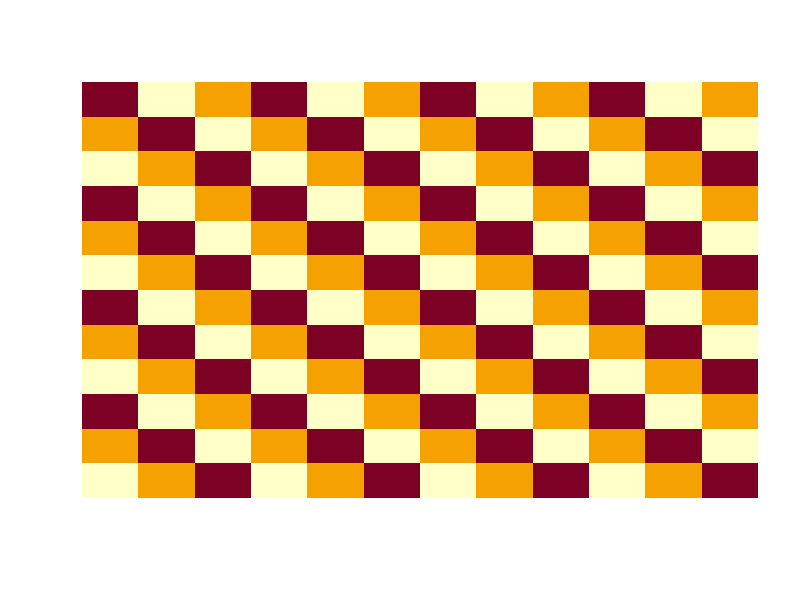
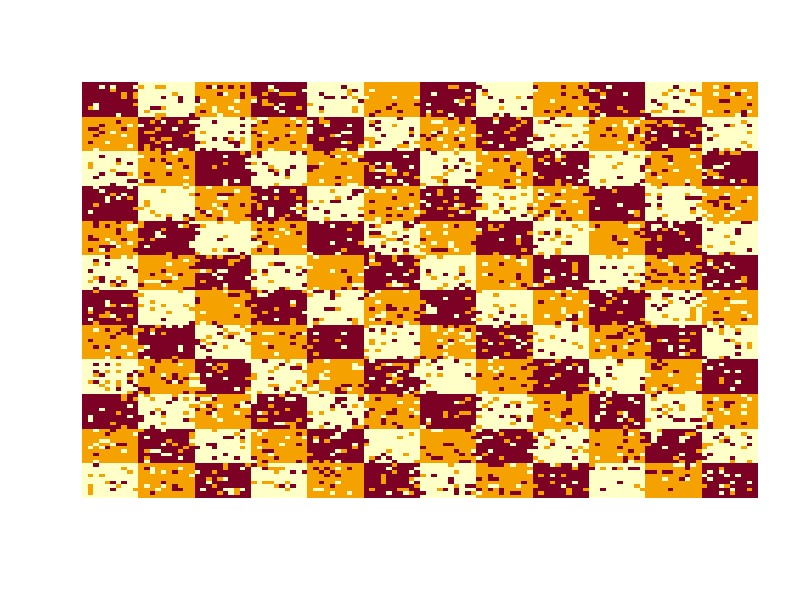
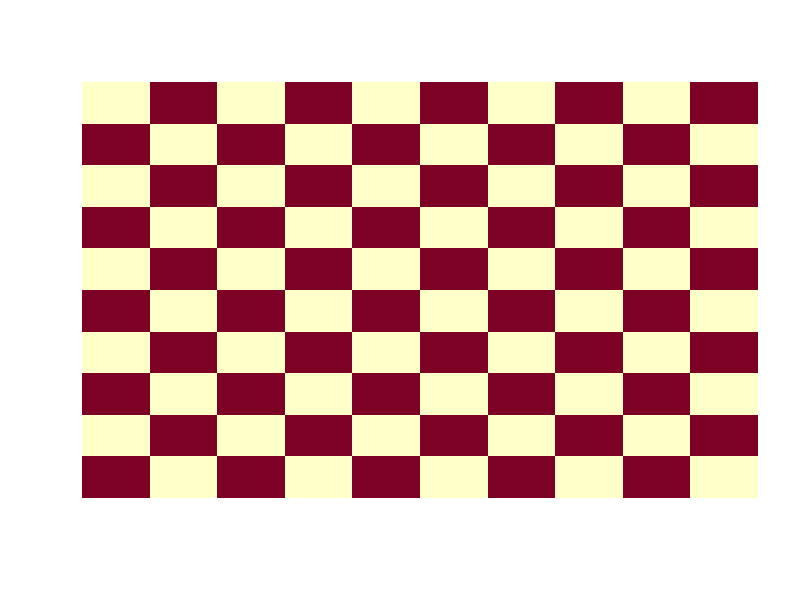
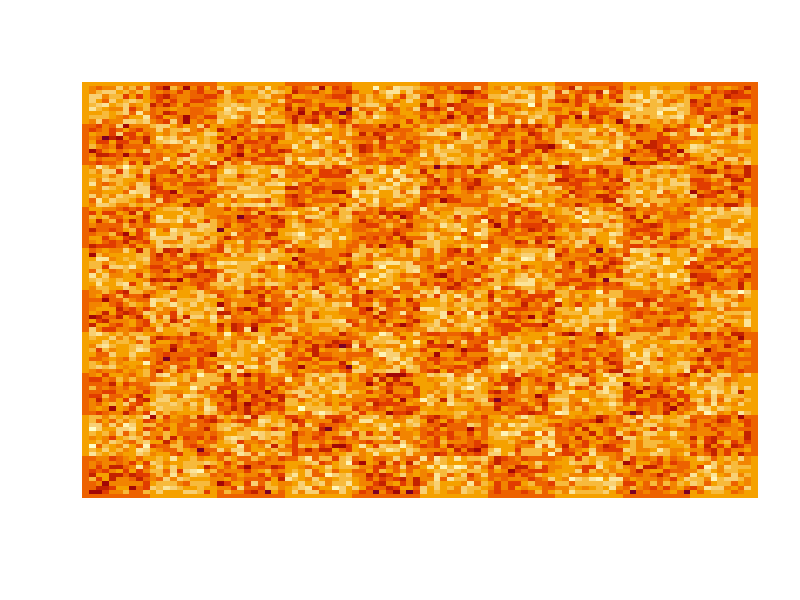
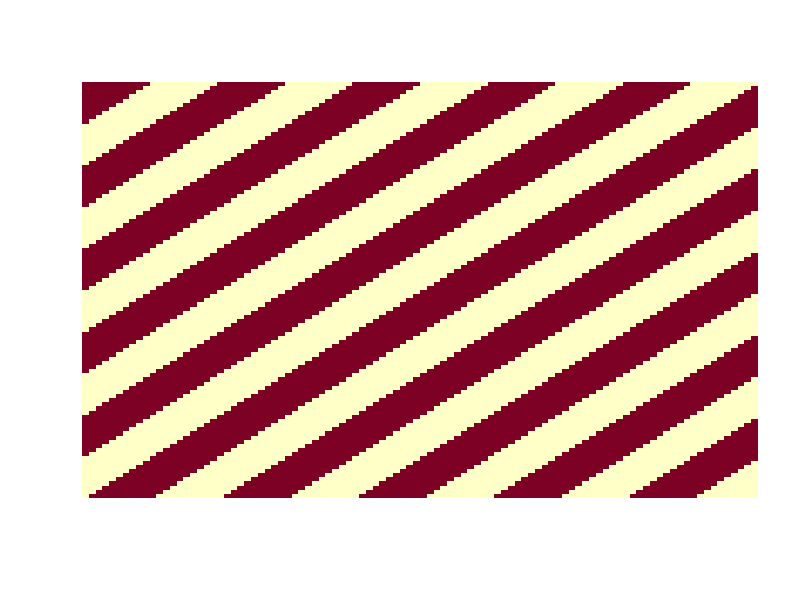
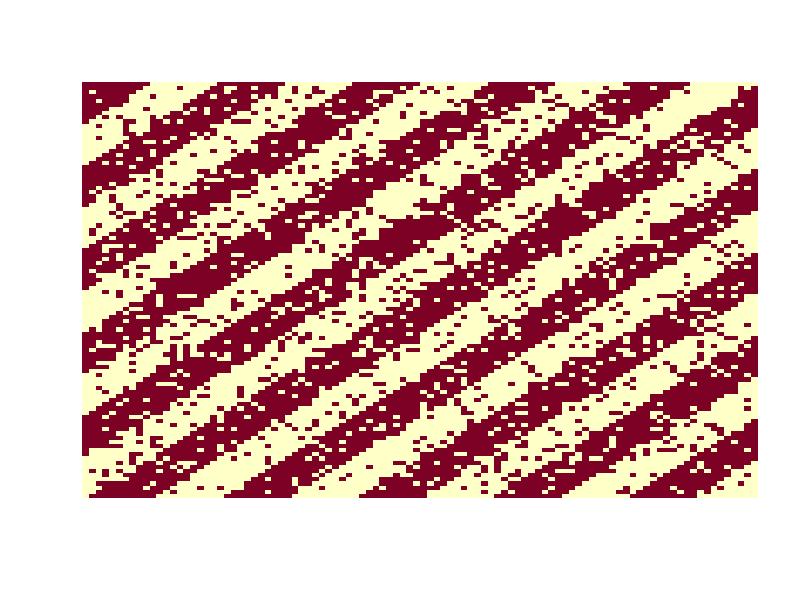

These charts were generated, in order, by the following R code:
## ---- chunk 1
n <- 12
m <- 10
foo <- matrix(c(1,2,3,2,3,1,3,1,2), nrow=3)
temp <- matrix(1,nrow=n/3,ncol=n/3) %x% foo
X.ori <- temp %x% matrix(1,nrow=m,ncol=m)

image(X.ori, axes=FALSE, frame.plot=FALSE)
## ---- chunk 2
p <- 0.1
N <- dim(X.ori)[1]
Y <- X.ori
Y1 <- Y[2:(N-1),2:(N-1)]
i1 <- which(runif(((N-2)^2)) < p)
Y1[i1] <- 1
i2 <- which(runif(((N-2)^2)) < p)
Y1[i2] <- 2
i3 <- which(runif(((N-2)^2)) < p)
Y1[i3] <- 3
Y[2:(N-1),2:(N-1)] <- Y1

image(Y, axes=FALSE, frame.plot=FALSE)
## ---- chunk 3
n <- 10
m <- 10
temp <- matrix(1,nrow=n/2,ncol=n/2) %x% diag(2)
X.ori <- temp %x% matrix(1,nrow=m,ncol=m) +1

image(X.ori, axes=FALSE, frame.plot=FALSE)
## ---- chunk 4
N <- dim(X.ori)[1]
Y <- X.ori
Y[2:(N-1),2:(N-1)] <- Y[2:(N-1),2:(N-1)] + matrix(rnorm((N-2)^2)*0.7,ncol=N-2)

image(Y, axes=FALSE, frame.plot=FALSE)
## ---- chunk 5
n <- 100
m <- 10
foo <- rep(rep(c(1,2),m/2),each=n/m)
X.ori <- matrix(1,nrow=n,ncol=n)
for (k in (1:n)) {
  X.ori[k,] <- foo
  foo <- c(foo[n], foo[1:(n-1)])
  }

image(X.ori, axes=FALSE, frame.plot=FALSE)
## ---- chunk 6
p <- 0.15
N <- dim(X.ori)[1]
Y <- X.ori
Y1 <- Y[2:(N-1),2:(N-1)]
i1 <- which(runif(((N-2)^2)) < p)
Y1[i1] <- 3-Y1[i1]
Y[2:(N-1),2:(N-1)] <- Y1

image(Y, axes=FALSE, frame.plot=FALSE)
